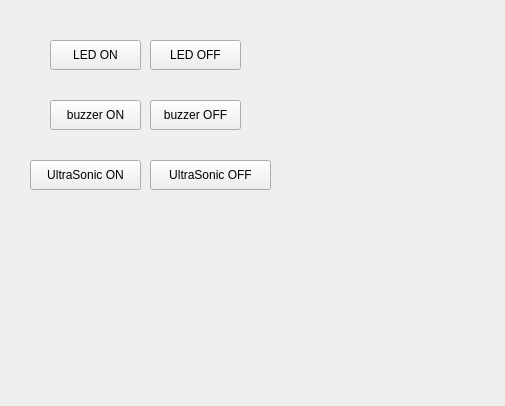
<?xml version="1.0" encoding="UTF-8"?>
<ui version="4.0">
 <class>Form</class>
 <widget class="QWidget" name="Form">
  <property name="geometry">
   <rect>
    <x>0</x>
    <y>0</y>
    <width>505</width>
    <height>406</height>
   </rect>
  </property>
  <property name="windowTitle">
   <string>Form</string>
  </property>
  <widget class="QPushButton" name="btn_ledOn">
   <property name="geometry">
    <rect>
     <x>50</x>
     <y>40</y>
     <width>91</width>
     <height>30</height>
    </rect>
   </property>
   <property name="text">
    <string>LED ON</string>
   </property>
  </widget>
  <widget class="QPushButton" name="btn_ledOff">
   <property name="geometry">
    <rect>
     <x>150</x>
     <y>40</y>
     <width>91</width>
     <height>30</height>
    </rect>
   </property>
   <property name="text">
    <string>LED OFF</string>
   </property>
  </widget>
  <widget class="QPushButton" name="btn_buzzerOn">
   <property name="geometry">
    <rect>
     <x>50</x>
     <y>100</y>
     <width>91</width>
     <height>30</height>
    </rect>
   </property>
   <property name="text">
    <string>buzzer ON</string>
   </property>
  </widget>
  <widget class="QPushButton" name="btn_buzzerOff">
   <property name="geometry">
    <rect>
     <x>150</x>
     <y>100</y>
     <width>91</width>
     <height>30</height>
    </rect>
   </property>
   <property name="text">
    <string>buzzer OFF</string>
   </property>
  </widget>
  <widget class="QPushButton" name="btn_sonicOn">
   <property name="geometry">
    <rect>
     <x>30</x>
     <y>160</y>
     <width>111</width>
     <height>30</height>
    </rect>
   </property>
   <property name="text">
    <string>UltraSonic ON</string>
   </property>
  </widget>
  <widget class="QPushButton" name="btn_sonicOff">
   <property name="geometry">
    <rect>
     <x>150</x>
     <y>160</y>
     <width>121</width>
     <height>30</height>
    </rect>
   </property>
   <property name="text">
    <string>UltraSonic OFF</string>
   </property>
  </widget>
  <widget class="QLabel" name="Lbl_sonic">
   <property name="geometry">
    <rect>
     <x>30</x>
     <y>200</y>
     <width>241</width>
     <height>22</height>
    </rect>
   </property>
   <property name="text">
    <string/>
   </property>
  </widget>
 </widget>
 <resources/>
 <connections/>
</ui>
